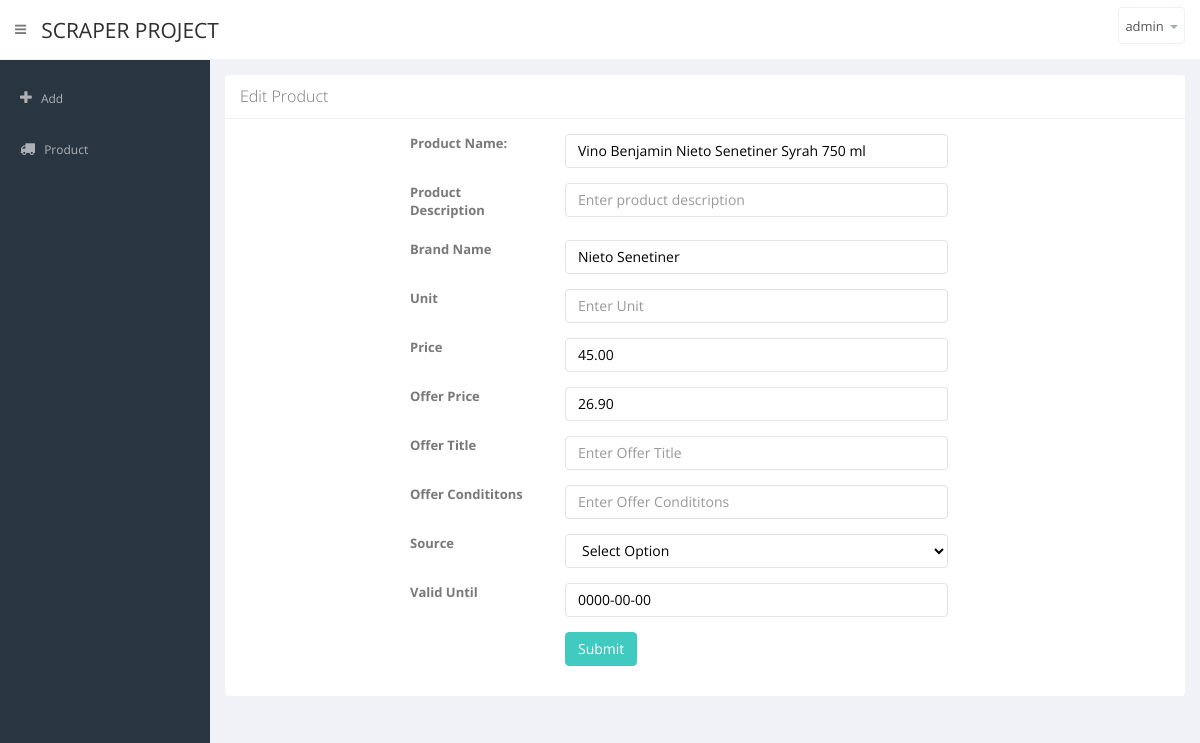
The page /edit_products.php?id=6 (signed in) on the database its author committed.
### tables this page shows
CREATE TABLE IF NOT EXISTS `product` (
  `product_id` int(11) NOT NULL,
  `product_name` varchar(766) NOT NULL,
  `product_desc` varchar(255) NOT NULL,
  `brand_name` varchar(255) NOT NULL,
  `unit` varchar(255) NOT NULL,
  `price` decimal(16,2) NOT NULL,
  `offer_price` decimal(16,2) NOT NULL,
  `source_card_price` decimal(16,2) DEFAULT NULL,
  `offer_title` varchar(255) NOT NULL,
  `offer_conditions` text NOT NULL,
  `timestamp` timestamp NOT NULL DEFAULT CURRENT_TIMESTAMP,
  `updated` timestamp NOT NULL DEFAULT '0000-00-00 00:00:00' ON UPDATE CURRENT_TIMESTAMP,
  `source` varchar(255) NOT NULL,
  `source_id` int(11) DEFAULT NULL,
  `category_id` int(11) DEFAULT NULL,
  `source_category_id` int(11) NOT NULL,
  `valid_until` date NOT NULL,
  `url` varchar(255) NOT NULL,
  `category_keyword` varchar(255) DEFAULT NULL,
  `quantity_keyword` varchar(255) DEFAULT NULL
);

### edit_products.php (the view, shortened to what this page needs)
<?php
include("includes/DatabaseConnection.php");
$url_id=$_GET["id"];
$arr=array();
$sql="SELECT * from product where product_id='".$url_id."'";
$que=mysqli_query($mysqli,$sql) or die_u(mysqli_error($mysqli));
$arr[]=mysqli_fetch_array($que);
?>
<!DOCTYPE html>
<html lang="en">
<head>
   <?php include("header.php");?>
</head>
<body>
	<?php
	include("admin-sidebar.php");
	?>
	   <section id="main-content">
        <section class="wrapper">
		   <div class="row">
              <div class="col-lg-12">
			     <section class="panel">
			        <header class="panel-heading">
                      Edit Product
                    </header>
                   <div class="panel-body">
                            <div class="col-lg-8 col-lg-offset-2 col-sm-12">
                                <div class="row">
                                    <div class="col-lg-12">
                                      <form method="post" enctype='multipart/form-data' class="form-horizontal">
                                       <div class="form-group" style="margin-bottom:15px;">
                                            <div class="col-md-3 col-sm-4">
                                                <label for="name">Product Name: </label>
                                            </div>
                                            <div class="col-md-8 col-sm-8">
                                                <input type="text" class="form-control" id="product_name" aria-describedby="emailHelp" name="product_name" placeholder="Enter product name " value="<?php echo $arr[0]['product_name'];?>" required>
                                            </div>
                                        </div>
                                       <div class="form-group" style="margin-bottom:15px;">
                                           <div class="col-md-3 col-sm-4">
                                                <label for="PDESC">Product Description</label>
                                            </div>
                                            <div class="col-md-8 col-sm-8">
                                                <input type="text" class="form-control" id="product_desc" aria-describedby="emailHelp" name="product_desc" placeholder="Enter product description" value="<?php echo $arr[0]['product_desc'];?>">
                                            </div>
                                        </div>
                                       <div class="form-group" style="margin-bottom:15px;">
                                           <div class="col-md-3 col-sm-4">
                                                <label for="brandname">Brand Name</label>
                                            </div>
                                            <div class="col-md-8 col-sm-8">
                                                <input type="text" class="form-control" id="brand_name" aria-describedby="emailHelp" name="brand_name" placeholder="Enter Brand Name" value="<?php echo $arr[0]['brand_name'];?>" required>
                                            </div>
                                        </div>
                                       <div class="form-group" style="margin-bottom:15px;">
                                           <div class="col-md-3 col-sm-4">
                                                <label for="unit">Unit</label>
                                            </div>
                                            <div class="col-md-8 col-sm-8">
                                                <input type="text" class="form-control" id="unit" aria-describedby="emailHelp" name="unit" placeholder="Enter Unit" value="<?php echo $arr[0]['unit'];?>" >
                                            </div>
                                        </div>
                                       <div class="form-group" style="margin-bottom:15px;">
                                           <div class="col-md-3 col-sm-4">
                                                <label for="price">Price</label>
                                            </div>
                                            <div class="col-md-8 col-sm-8">
                                                <input type="text" class="form-control" id="price" aria-describedby="emailHelp" name="price" placeholder="Enter price" value="<?php echo $arr[0]['price'];?>" required>
                                            </div>
                                        </div>
                                       <div class="form-group" style="margin-bottom:15px;">
                                           <div class="col-md-3 col-sm-4">
                                                <label for="Offerprice">Offer Price</label>
                                            </div>
                                            <div class="col-md-8 col-sm-8">
                                                <input type="text" class="form-control" id="offer_price" aria-describedby="emailHelp" name="offer_price" placeholder="Enter Offer Price" value="<?php echo $arr[0]['offer_price'];?>">
                                            </div>
                                        </div>
                                       <div class="form-group" style="margin-bottom:15px;">
                                           <div class="col-md-3 col-sm-4">
                                                <label for="offertitle">Offer Title</label>
                                            </div>
                                            <div class="col-md-8 col-sm-8">
                                                <input type="text" class="form-control" id="offer_title" aria-describedby="emailHelp" name="offer_title" placeholder="Enter Offer Title" value="<?php echo $arr[0]['offer_title'];?>" >
                                            </div>
                                        </div>
                                       <div class="form-group" style="margin-bottom:15px;">
                                           <div class="col-md-3 col-sm-4">
                                                <label for="offerconditions">Offer Condititons</label>
                                            </div>
                                            <div class="col-md-8 col-sm-8">
                                                <input type="text" class="form-control" id="offer_conditions" aria-describedby="emailHelp" name="offer_conditions" placeholder="Enter Offer Condititons" value="<?php echo $arr[0]['offer_conditions'];?>">
                                            </div>
                                        </div>
                                        <div class="form-group" style="margin-bottom:15px;">
                                            <div class="col-md-3 col-sm-4">
                                                <label for="exampleSelect1">Source</label>
                                            </div>
                                            <div class="col-md-8 col-sm-8">
                                                <select class="form-control" id="source" name="source" required>
                                                <option>Select Option</option>
                                                </select>
                                            </div>
                                        </div>
                                       <div class="form-group" style="margin-bottom:15px;">
                                            <div class="col-md-3 col-sm-4">
                                                <label for="exampleInputEmail1">Valid Until</label>
                                            </div>
                                            <div class="col-md-8 col-sm-8">
                                                <input type="text" class="form-control" id="valid_until" aria-describedby="emailHelp" name="valid_until" placeholder="Enter Valid Until" value="<?php echo $arr[0]['valid_until'];?>">
                                            </div>
                                        </div>
                                        <div class="form-group" style="margin-bottom:15px;">
                                            <div class="col-md-3 col-sm-4">&nbsp;</div>
											<div class="col-md-8 col-sm-8"><button class="btn btn-primary" type="submit" id="submit" name="submit">Submit</button></div>
                                        </div>
                                     </form>
                                    </div>
                                </div>
                            </div>
			          </div>
		         </section>
			  </div>
	     </div>
      </section>
  </section>
 </body>
</html>

### rows shown on the page
product: product_name "Vino Benjamin Nieto Senetiner Syrah 750 ml", brand_name "Nieto Senetiner", price "45.00", offer_price "26.90", valid_until "0000-00-00"

### other values the page prints
$_SESSION["user_name"] "admin"
